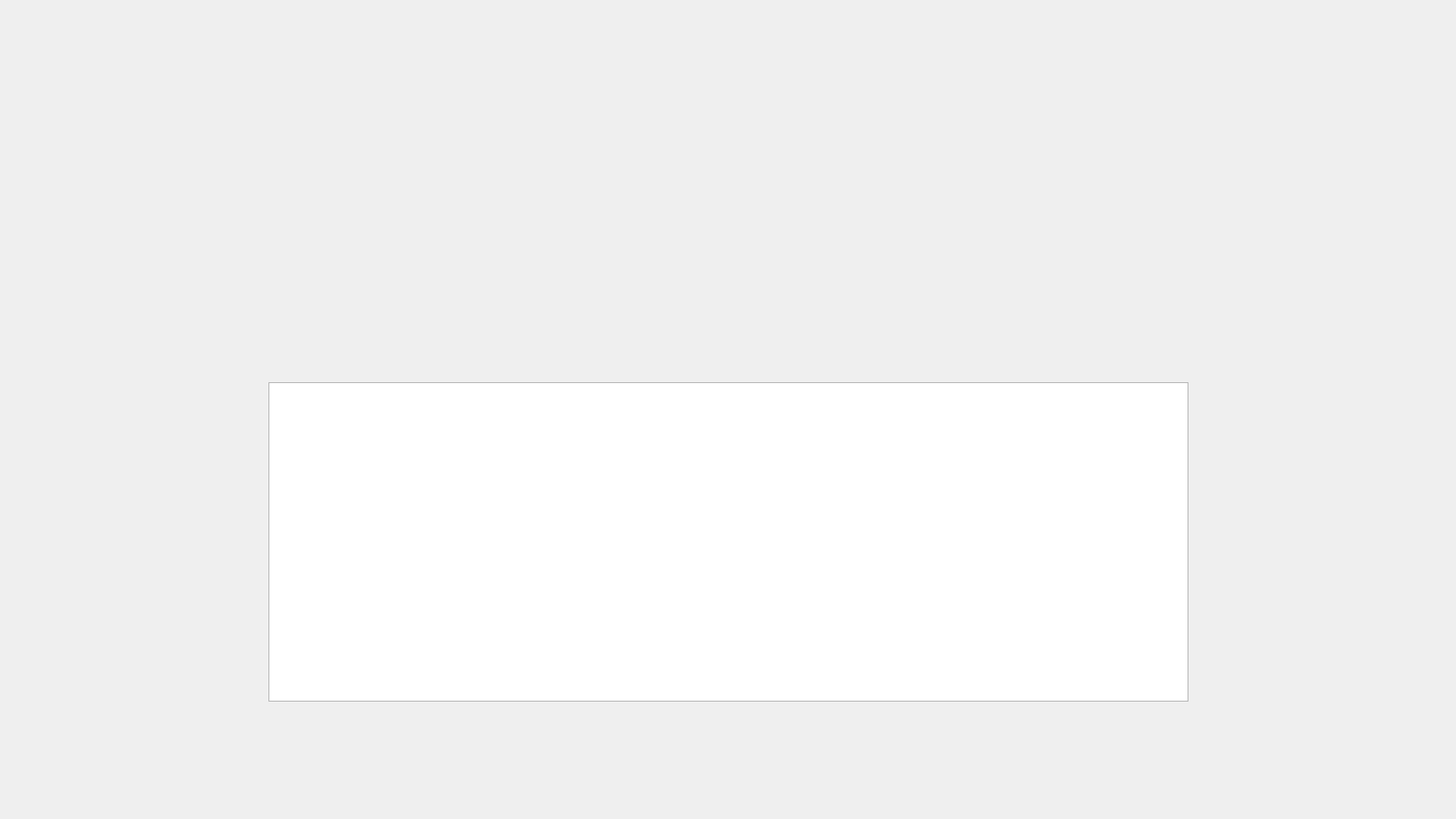
<?xml version="1.0" encoding="UTF-8"?>
<ui version="4.0">
 <class>Admin_View_car</class>
 <widget class="QWidget" name="Admin_View_car">
  <property name="geometry">
   <rect>
    <x>0</x>
    <y>0</y>
    <width>1600</width>
    <height>900</height>
   </rect>
  </property>
  <property name="windowTitle">
   <string>Form</string>
  </property>
  <widget class="QLabel" name="label">
   <property name="geometry">
    <rect>
     <x>0</x>
     <y>0</y>
     <width>1600</width>
     <height>900</height>
    </rect>
   </property>
   <property name="styleSheet">
    <string notr="true">background-image: url(:/View_Car.jpg);</string>
   </property>
   <property name="text">
    <string/>
   </property>
  </widget>
  <widget class="QTableWidget" name="table">
   <property name="geometry">
    <rect>
     <x>295</x>
     <y>420</y>
     <width>1011</width>
     <height>351</height>
    </rect>
   </property>
  </widget>
 </widget>
 <resources/>
 <connections/>
</ui>
